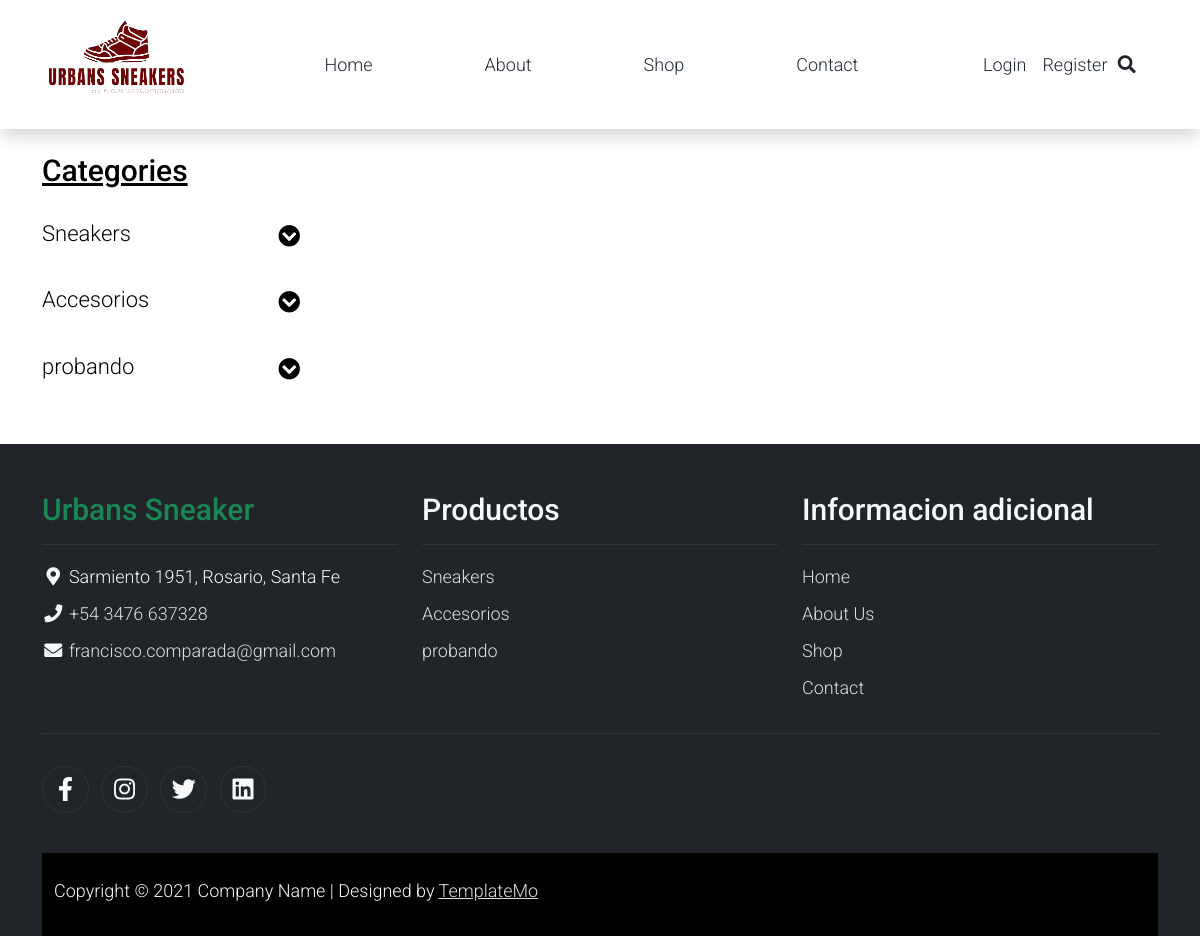
The page /Productos/Shop_Category/3/ on the database its author committed.
### Productos/models.py (models this page shows, shortened)
class Category(models.Model):
    category=models.CharField(max_length=75)

### Productos/views.py (the view)
# urls.py: path('Shop_Category/<int:pk>/', Shop_Category, name='Shop_Category'),
def Shop_Category(request, pk):#Shop vista categoria
    if request.method == 'GET':
        category_id = Category.objects.filter(pk=pk)
        products_id=Product.objects.filter(category_id=pk)
        print(len(products_id))
        context = {
            'category_id':category_id,
            'products_id':products_id
        }
        return render(request, 'Productos/Shop_Category.html', context=context)

### Cart/context_processors.py (called while the page is built)
def total_cart_amount(request):
    total=0
    if request.user.is_authenticated:
        if 'cart' in request.session:
            for key,value in request.session['cart'].items():
                total = total +(float(value['price']))
    return{'total_cart_amount':total}

def total_product(request):
    total=0
    if request.user.is_authenticated:
        if 'cart' in request.session:
            for key,value in request.session['cart'].items():
                total = total +(int(value['cant']))
    return{'total_product':total}

### Productos/context_processors.py (called while the page is built)
def id_category(request):
    id_category=Category.objects.all()
    return{
        'id_category':id_category,
    }

def id_sub_category(request):
    id_sub_category=Sub_Category.objects.all()
    return{
        'id_sub_category':id_sub_category,
    }

def id_product(request):
    id_product=Product.objects.all()
    return{
        'id_product':id_product,
    }

### templates/Productos/Shop_Category.html (shortened to what this page needs)
<!DOCTYPE html>
<html lang="en">
{% extends 'General/shop.html' %}
{% block contenido_que_cambia_shop %}
{% load static %}
        <div class="col-lg-9">
        </div>
    </div>
</div>
</body>
{% endblock %}

### templates/General/shop.html (shortened to what this page needs)
<!DOCTYPE html>
<html lang="en">
    {% extends 'General/index.html' %}
    {% block base %}
    {% load static %}
    <div class="container py-4">
        <div class="row">
            <div class="col-lg-3">
               <a href="/shop"class="h2 pb-4"style="color: black"><h1 class="h2 pb-4" style="color: black">Categories</h1></a>
                {% if id_category %}
                                {% for categoria in id_category %}
                <ul class="list-unstyled templatemo-accordion">
                    <li class="pb-3">
                        <a class="collapsed d-flex justify-content-between h3 text-decoration-none" href="/Productos/Shop_Category/{{categoria.id}}">
                            {{categoria.category}}
                            <i class="fa fa-fw fa-chevron-circle-down mt-1"></i>
                        </a>
                    </li>
                </ul>
                {% endfor%}
                {% endif %}
            </div>
            {% block contenido_que_cambia_shop %}{% endblock %}
    {% endblock %}

### templates/General/index.html (shortened to what this page needs)
{% load bootstrap5 %}
{% load static %}
<!DOCTYPE html>
<html lang="en">
<head>
    <link rel="stylesheet" href='{% static "css/bootstrap.min.css" %}'>
    <link rel="stylesheet" href='{% static "css/templatemo.css" %}'>
    <link rel="stylesheet" href='{% static "css/custom.css" %}'>
    <link rel="stylesheet" href='{% static "css/fontawesome.min.css" %}'>
    <link href="https://cdn.jsdelivr.net/npm/bootstrap@5.2.0/dist/css/bootstrap.min.css" rel="stylesheet">
</head>
<body>
    <nav class="navbar navbar-expand-lg navbar-light shadow">
        <div class="container d-flex justify-content-between align-items-center">
            <a class="navbar-brand text-success logo h1 align-self-center" href="/">
                <img src='{% static "img/favicon.ico" %}' alt="logoempresa" width="150" height="95">
            </a>
            <div class="align-self-center collapse navbar-collapse flex-fill  d-lg-flex justify-content-lg-between" id="templatemo_main_nav">
                <div class="flex-fill">
                    <ul class="nav navbar-nav d-flex justify-content-between mx-lg-auto">
                        <li class="nav-item">
                            <a class="nav-link" href="/">Home</a>
                        </li>
                        <li class="nav-item">
                            <a class="nav-link" href="#">About</a>
                        </li>
                        <li class="nav-item">
                            <a class="nav-link" href="/shop/">Shop</a>
                        </li>
                        <li class="nav-item">
                            <a class="nav-link" href="#"> Contact </a>
                        </li>
                    </ul>
                </div>
                <div class="navbar align-self-center d-flex">
                    <ul class="nav navbar-nav d-flex justify-content-between mx-lg-auto">
                        {% if request.user.is_authenticated %}
                            {% if request.user.profile.image.url %}
                                <li class="nav-item">
                                    <a class="nav-link" href="#">
                                        <img width="45" height="45" src= '{{ request.user.profile.image.url }}' alt='imagen de {{ request.user.username }}'>{{ request.user.username }} </a>
                                </li>
                            {% else %}
                                <li class="nav-item">
                                    <a class="nav-link" href="#"> {{ request.user.username }} </a>
                                </li>
                            {% endif %}
                            <li class="nav-item">
                                <a class="nav-link" href="/users/logout/">Logout  </a>
                            </li>
                        {% else %}
                        <li class="nav-item">
                            <a class="nav-link" href="/users/login/">Login </a>
                        </li>
                        <li class="nav-item">
                            <a class="nav-link" href="/users/register/">Register  </a>
                        </li>
                    </ul>
                </div>
                {% endif %}
                <div class="navbar align-self-center d-flex">
                    <a class="nav-icon d-none d-lg-inline" href="#" data-bs-toggle="modal" data-bs-target="#templatemo_search">
                        <i class="fa fa-fw fa-search text-dark mr-2"></i>
                    </a>
                </div>
            </div>
        </div>
    </nav>
    {% block base %}{% endblock %}
    <footer class="bg-dark" id="tempaltemo_footer">
        <div class="container">
            <div class="row">
                <div class="col-md-4 pt-5">
                    <h2 class="h2 text-success border-bottom pb-3 border-light logo">Urbans Sneaker</h2>
                    <ul class="list-unstyled text-light footer-link-list">
                        <li>
                            <i class="fas fa-map-marker-alt fa-fw"></i>
                            Sarmiento 1951, Rosario, Santa Fe
                        </li>
                        <li>
                            <i class="fa fa-phone fa-fw"></i>
                            <a class="text-decoration-none" href="tel:010-020-0340">+54 3476 637328</a>
                        </li>
                        <li>
                            <i class="fa fa-envelope fa-fw"></i>
                            <a class="text-decoration-none" href="mailto:info@company.com">francisco.comparada@gmail.com</a>
                        </li>
                    </ul>
                </div>
                <div class="col-md-4 pt-5">
                    <h2 class="h2 text-light border-bottom pb-3 border-light">Productos</h2>
                    <ul class="list-unstyled text-light footer-link-list">
                        {% if id_category %}
                        {% for categoria in id_category %}
                        <li><a class="text-decoration-none" href="/Productos/Shop_Category/{{categoria.id}}">{{categoria.category}}</a></li>
                        {% endfor %}
                        {% endif %}
                    </ul>
                </div>
                <div class="col-md-4 pt-5">
                    <h2 class="h2 text-light border-bottom pb-3 border-light">Informacion adicional</h2>
                    <ul class="list-unstyled text-light footer-link-list">
                        <li><a class="text-decoration-none" href="/">Home</a></li>
                        <li><a class="text-decoration-none" href="#">About Us</a></li>
                        <li><a class="text-decoration-none" href="/shop/">Shop </a></li>
                        <li><a class="text-decoration-none" href="#">Contact</a></li>
                    </ul>
                </div>
            </div>
            <div class="row text-light mb-4">
                <div class="col-12 mb-3">
                    <div class="w-100 my-3 border-top border-light"></div>
                </div>
                <div class="col-auto me-auto">
                    <ul class="list-inline text-left footer-icons">
                        <li class="list-inline-item border border-light rounded-circle text-center">
                            <a class="text-light text-decoration-none" target="_blank" href="http://facebook.com/"><i class="fab fa-facebook-f fa-lg fa-fw"></i></a>
                        </li>
                        <li class="list-inline-item border border-light rounded-circle text-center">
                            <a class="text-light text-decoration-none" target="_blank" href="https://www.instagram.com/"><i class="fab fa-instagram fa-lg fa-fw"></i></a>
                        </li>
                        <li class="list-inline-item border border-light rounded-circle text-center">
                            <a class="text-light text-decoration-none" target="_blank" href="https://twitter.com/"><i class="fab fa-twitter fa-lg fa-fw"></i></a>
                        </li>
                        <li class="list-inline-item border border-light rounded-circle text-center">
                            <a class="text-light text-decoration-none" target="_blank" href="https://www.linkedin.com/"><i class="fab fa-linkedin fa-lg fa-fw"></i></a>
                        </li>
                    </ul>
            </div>
        </div>
        <div class="w-100 bg-black py-3">
            <div class="container">
                <div class="row pt-2">
                    <div class="col-12">
                        <p class="text-left text-light">
                            Copyright &copy; 2021 Company Name
                            | Designed by <a rel="sponsored" href="https://templatemo.com" target="_blank">TemplateMo</a>
                        </p>
                    </div>
                </div>
            </div>
        </div>
    </footer>
</body>
</html>

### static/css/templatemo.css (style rules this page uses)
body, ul, li, p, a, label, input, div { font-family: 'Roboto', sans-serif; font-size: 18px !important; font-weight: 300 !important; }
.h1 { font-family: 'Roboto', sans-serif; font-size: 48px !important; font-weight: 200 !important; }
.h2 { font-family: 'Roboto', sans-serif; font-size: 30px !important; font-weight: 300; }
.h3 { font-family: 'Roboto', sans-serif; font-size: 22px !important; }
.logo { font-weight: 500 !important; }
.text-success { color: #59ab6e !important; }
.text-light { color: #cfd6e1 !important; }
.bg-dark { background-color: #212934 !important; }
.bg-black { background-color: #1d242d !important; }
#templatemo_main_nav a { color: #212934; }
#templatemo_main_nav .navbar .nav-icon { margin-right: 20px; }
.templatemo-accordion a { color: #000; }
#tempaltemo_footer a { color: #dcdde1; }
#tempaltemo_footer ul.footer-link-list li { padding-top: 10px; }
#tempaltemo_footer ul.footer-icons li { width: 2.6em; height: 2.6em; line-height: 2.6em; }
#tempaltemo_footer .border-light { border-color: #2d343f !important; }
@media (min-width: 768px) { #templatemo_main_nav .navbar-nav { max-width: 450px; } }
@media (min-width: 992px) { #templatemo_main_nav .navbar-nav { max-width: 550px; } }

### rows shown on the page
Category: category "Sneakers"
Category: category "Accesorios"
Category: category "probando"
